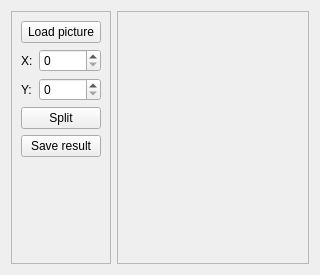
<?xml version="1.0" encoding="UTF-8"?>
<ui version="4.0">
 <class>MainBox</class>
 <widget class="QWidget" name="MainBox">
  <property name="geometry">
   <rect>
    <x>0</x>
    <y>0</y>
    <width>320</width>
    <height>275</height>
   </rect>
  </property>
  <property name="windowTitle">
   <string>Dialog</string>
  </property>
  <layout class="QHBoxLayout" name="horizontalLayout">
   <item>
    <widget class="QFrame" name="frame">
     <property name="sizePolicy">
      <sizepolicy hsizetype="Fixed" vsizetype="Preferred">
       <horstretch>0</horstretch>
       <verstretch>0</verstretch>
      </sizepolicy>
     </property>
     <property name="frameShape">
      <enum>QFrame::StyledPanel</enum>
     </property>
     <property name="frameShadow">
      <enum>QFrame::Raised</enum>
     </property>
     <layout class="QVBoxLayout" name="verticalLayout">
      <item>
       <widget class="QPushButton" name="btn_load_picture">
        <property name="text">
         <string>Load picture</string>
        </property>
       </widget>
      </item>
      <item>
       <layout class="QGridLayout" name="gridLayout">
        <item row="0" column="0">
         <widget class="QLabel" name="label">
          <property name="sizePolicy">
           <sizepolicy hsizetype="Fixed" vsizetype="Preferred">
            <horstretch>0</horstretch>
            <verstretch>0</verstretch>
           </sizepolicy>
          </property>
          <property name="text">
           <string>X:</string>
          </property>
         </widget>
        </item>
        <item row="1" column="0">
         <widget class="QLabel" name="label_2">
          <property name="text">
           <string>Y:</string>
          </property>
         </widget>
        </item>
        <item row="0" column="1">
         <widget class="QSpinBox" name="sb_x"/>
        </item>
        <item row="1" column="1">
         <widget class="QSpinBox" name="sb_y"/>
        </item>
       </layout>
      </item>
      <item>
       <widget class="QPushButton" name="btn_split">
        <property name="text">
         <string>Split</string>
        </property>
       </widget>
      </item>
      <item>
       <widget class="QPushButton" name="btn_save_files">
        <property name="text">
         <string>Save result</string>
        </property>
       </widget>
      </item>
      <item>
       <spacer name="verticalSpacer">
        <property name="orientation">
         <enum>Qt::Vertical</enum>
        </property>
        <property name="sizeHint" stdset="0">
         <size>
          <width>20</width>
          <height>135</height>
         </size>
        </property>
       </spacer>
      </item>
     </layout>
    </widget>
   </item>
   <item>
    <widget class="QFrame" name="frame_2">
     <property name="frameShape">
      <enum>QFrame::StyledPanel</enum>
     </property>
     <property name="frameShadow">
      <enum>QFrame::Raised</enum>
     </property>
     <layout class="QVBoxLayout" name="verticalLayout_2">
      <item>
       <widget class="QLabel" name="picture_label"/>
      </item>
      <item>
       <spacer name="verticalSpacer_2">
        <property name="orientation">
         <enum>Qt::Vertical</enum>
        </property>
        <property name="sizeHint" stdset="0">
         <size>
          <width>20</width>
          <height>151</height>
         </size>
        </property>
       </spacer>
      </item>
     </layout>
    </widget>
   </item>
  </layout>
 </widget>
 <tabstops>
  <tabstop>btn_load_picture</tabstop>
  <tabstop>sb_x</tabstop>
  <tabstop>sb_y</tabstop>
  <tabstop>btn_split</tabstop>
  <tabstop>btn_save_files</tabstop>
 </tabstops>
 <resources/>
 <connections/>
</ui>
